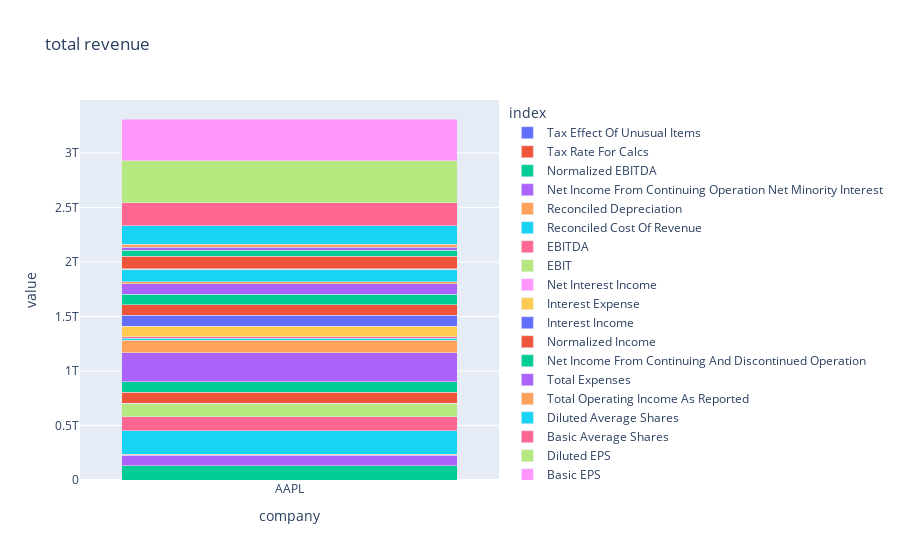

The notebook cell this image was saved under:
### Code cell
import plotly.express as px

fig = px.bar(company_kpi[~company_kpi.index.isin(['Total Revenue', 'Operating Revenue'])], x="company", y="value", color = 'index', title="total revenue")
fig.update_layout(barmode="stack")
fig.show()

### Figure 1 — Plotly figure (JSON) as saved in the notebook; plotly's stock layout.template omitted (floating-point values rounded to 4 significant figures)
{"data": [{"alignmentgroup": "True", "hovertemplate": "index=Tax Effect Of Unusual Items<br>company=%{x}<br>value=%{y}<extra></extra>", "legendgroup": "Tax Effect Of Unusual Items", "marker": {"color": "#636efa", "pattern": {"shape": ""}}, "name": "Tax Effect Of Unusual Items", "offsetgroup": "Tax Effect Of Unusual Items", "orientation": "v", "showlegend": true, "textposition": "auto", "type": "bar", "x": ["AAPL"], "xaxis": "x", "y": [0], "yaxis": "y"}, {"alignmentgroup": "True", "hovertemplate": "index=Tax Rate For Calcs<br>company=%{x}<br>value=%{y}<extra></extra>", "legendgroup": "Tax Rate For Calcs", "marker": {"color": "#EF553B", "pattern": {"shape": ""}}, "name": "Tax Rate For Calcs", "offsetgroup": "Tax Rate For Calcs", "orientation": "v", "showlegend": true, "textposition": "auto", "type": "bar", "x": ["AAPL"], "xaxis": "x", "y": [0.147], "yaxis": "y"}, {"alignmentgroup": "True", "hovertemplate": "index=Normalized EBITDA<br>company=%{x}<br>value=%{y}<extra></extra>", "legendgroup": "Normalized EBITDA", "marker": {"color": "#00cc96", "pattern": {"shape": ""}}, "name": "Normalized EBITDA", "offsetgroup": "Normalized EBITDA", "orientation": "v", "showlegend": true, "textposition": "auto", "type": "bar", "x": ["AAPL"], "xaxis": "x", "y": [129188000000], "yaxis": "y"}, {"alignmentgroup": "True", "hovertemplate": "index=Net Income From Continuing Operation Net Minority Interest<br>company=%{x}<br>value=%{y}<extra></extra>", "legendgroup": "Net Income From Continuing Operation Net Minority Interest", "marker": {"color": "#ab63fa", "pattern": {"shape": ""}}, "name": "Net Income From Continuing Operation Net Minority Interest", "offsetgroup": "Net Income From Continuing Operation Net Minority Interest", "orientation": "v", "showlegend": true, "textposition": "auto", "type": "bar", "x": ["AAPL"], "xaxis": "x", "y": [96995000000], "yaxis": "y"}, {"alignmentgroup": "True", "hovertemplate": "index=Reconciled Depreciation<br>company=%{x}<br>value=%{y}<extra></extra>", "legendgroup": "Reconciled Depreciation", "marker": {"color": "#FFA15A", "pattern": {"shape": ""}}, "name": "Reconciled Depreciation", "offsetgroup": "Reconciled Depreciation", "orientation": "v", "showlegend": true, "textposition": "auto", "type": "bar", "x": ["AAPL"], "xaxis": "x", "y": [11519000000], "yaxis": "y"}, {"alignmentgroup": "True", "hovertemplate": "index=Reconciled Cost Of Revenue<br>company=%{x}<br>value=%{y}<extra></extra>", "legendgroup": "Reconciled Cost Of Revenue", "marker": {"color": "#19d3f3", "pattern": {"shape": ""}}, "name": "Reconciled Cost Of Revenue", "offsetgroup": "Reconciled Cost Of Revenue", "orientation": "v", "showlegend": true, "textposition": "auto", "type": "bar", "x": ["AAPL"], "xaxis": "x", "y": [214137000000], "yaxis": "y"}, {"alignmentgroup": "True", "hovertemplate": "index=EBITDA<br>company=%{x}<br>value=%{y}<extra></extra>", "legendgroup": "EBITDA", "marker": {"color": "#FF6692", "pattern": {"shape": ""}}, "name": "EBITDA", "offsetgroup": "EBITDA", "orientation": "v", "showlegend": true, "textposition": "auto", "type": "bar", "x": ["AAPL"], "xaxis": "x", "y": [129188000000], "yaxis": "y"}, {"alignmentgroup": "True", "hovertemplate": "index=EBIT<br>company=%{x}<br>value=%{y}<extra></extra>", "legendgroup": "EBIT", "marker": {"color": "#B6E880", "pattern": {"shape": ""}}, "name": "EBIT", "offsetgroup": "EBIT", "orientation": "v", "showlegend": true, "textposition": "auto", "type": "bar", "x": ["AAPL"], "xaxis": "x", "y": [117669000000], "yaxis": "y"}, {"alignmentgroup": "True", "hovertemplate": "index=Net Interest Income<br>company=%{x}<br>value=%{y}<extra></extra>", "legendgroup": "Net Interest Income", "marker": {"color": "#FF97FF", "pattern": {"shape": ""}}, "name": "Net Interest Income", "offsetgroup": "Net Interest Income", "orientation": "v", "showlegend": true, "textposition": "auto", "type": "bar", "x": ["AAPL"], "xaxis": "x", "y": [-183000000], "yaxis": "y"}, {"alignmentgroup": "True", "hovertemplate": "index=Interest Expense<br>company=%{x}<br>value=%{y}<extra></extra>", "legendgroup": "Interest Expense", "marker": {"color": "#FECB52", "pattern": {"shape": ""}}, "name": "Interest Expense", "offsetgroup": "Interest Expense", "orientation": "v", "showlegend": true, "textposition": "auto", "type": "bar", "x": ["AAPL"], "xaxis": "x", "y": [3933000000], "yaxis": "y"}, {"alignmentgroup": "True", "hovertemplate": "index=Interest Income<br>company=%{x}<br>value=%{y}<extra></extra>", "legendgroup": "Interest Income", "marker": {"color": "#636efa", "pattern": {"shape": ""}}, "name": "Interest Income", "offsetgroup": "Interest Income", "orientation": "v", "showlegend": true, "textposition": "auto", "type": "bar", "x": ["AAPL"], "xaxis": "x", "y": [3750000000], "yaxis": "y"}, {"alignmentgroup": "True", "hovertemplate": "index=Normalized Income<br>company=%{x}<br>value=%{y}<extra></extra>", "legendgroup": "Normalized Income", "marker": {"color": "#EF553B", "pattern": {"shape": ""}}, "name": "Normalized Income", "offsetgroup": "Normalized Income", "orientation": "v", "showlegend": true, "textposition": "auto", "type": "bar", "x": ["AAPL"], "xaxis": "x", "y": [96995000000], "yaxis": "y"}, {"alignmentgroup": "True", "hovertemplate": "index=Net Income From Continuing And Discontinued Operation<br>company=%{x}<br>value=%{y}<extra></extra>", "legendgroup": "Net Income From Continuing And Discontinued Operation", "marker": {"color": "#00cc96", "pattern": {"shape": ""}}, "name": "Net Income From Continuing And Discontinued Operation", "offsetgroup": "Net Income From Continuing And Discontinued Operation", "orientation": "v", "showlegend": true, "textposition": "auto", "type": "bar", "x": ["AAPL"], "xaxis": "x", "y": [96995000000], "yaxis": "y"}, {"alignmentgroup": "True", "hovertemplate": "index=Total Expenses<br>company=%{x}<br>value=%{y}<extra></extra>", "legendgroup": "Total Expenses", "marker": {"color": "#ab63fa", "pattern": {"shape": ""}}, "name": "Total Expenses", "offsetgroup": "Total Expenses", "orientation": "v", "showlegend": true, "textposition": "auto", "type": "bar", "x": ["AAPL"], "xaxis": "x", "y": [268984000000], "yaxis": "y"}, {"alignmentgroup": "True", "hovertemplate": "index=Total Operating Income As Reported<br>company=%{x}<br>value=%{y}<extra></extra>", "legendgroup": "Total Operating Income As Reported", "marker": {"color": "#FFA15A", "pattern": {"shape": ""}}, "name": "Total Operating Income As Reported", "offsetgroup": "Total Operating Income As Reported", "orientation": "v", "showlegend": true, "textposition": "auto", "type": "bar", "x": ["AAPL"], "xaxis": "x", "y": [114301000000], "yaxis": "y"}, {"alignmentgroup": "True", "hovertemplate": "index=Diluted Average Shares<br>company=%{x}<br>value=%{y}<extra></extra>", "legendgroup": "Diluted Average Shares", "marker": {"color": "#19d3f3", "pattern": {"shape": ""}}, "name": "Diluted Average Shares", "offsetgroup": "Diluted Average Shares", "orientation": "v", "showlegend": true, "textposition": "auto", "type": "bar", "x": ["AAPL"], "xaxis": "x", "y": [15812547000], "yaxis": "y"}, {"alignmentgroup": "True", "hovertemplate": "index=Basic Average Shares<br>company=%{x}<br>value=%{y}<extra></extra>", "legendgroup": "Basic Average Shares", "marker": {"color": "#FF6692", "pattern": {"shape": ""}}, "name": "Basic Average Shares", "offsetgroup": "Basic Average Shares", "orientation": "v", "showlegend": true, "textposition": "auto", "type": "bar", "x": ["AAPL"], "xaxis": "x", "y": [15744231000], "yaxis": "y"}, {"alignmentgroup": "True", "hovertemplate": "index=Diluted EPS<br>company=%{x}<br>value=%{y}<extra></extra>", "legendgroup": "Diluted EPS", "marker": {"color": "#B6E880", "pattern": {"shape": ""}}, "name": "Diluted EPS", "offsetgroup": "Diluted EPS", "orientation": "v", "showlegend": true, "textposition": "auto", "type": "bar", "x": ["AAPL"], "xaxis": "x", "y": [6.13], "yaxis": "y"}, {"alignmentgroup": "True", "hovertemplate": "index=Basic EPS<br>company=%{x}<br>value=%{y}<extra></extra>", "legendgroup": "Basic EPS", "marker": {"color": "#FF97FF", "pattern": {"shape": ""}}, "name": "Basic EPS", "offsetgroup": "Basic EPS", "orientation": "v", "showlegend": true, "textposition": "auto", "type": "bar", "x": ["AAPL"], "xaxis": "x", "y": [6.16], "yaxis": "y"}, {"alignmentgroup": "True", "hovertemplate": "index=Diluted NI Availto Com Stockholders<br>company=%{x}<br>value=%{y}<extra></extra>", "legendgroup": "Diluted NI Availto Com Stockholders", "marker": {"color": "#FECB52", "pattern": {"shape": ""}}, "name": "Diluted NI Availto Com Stockholders", "offsetgroup": "Diluted NI Availto Com Stockholders", "orientation": "v", "showlegend": true, "textposition": "auto", "type": "bar", "x": ["AAPL"], "xaxis": "x", "y": [96995000000], "yaxis": "y"}, {"alignmentgroup": "True", "hovertemplate": "index=Net Income Common Stockholders<br>company=%{x}<br>value=%{y}<extra></extra>", "legendgroup": "Net Income Common Stockholders", "marker": {"color": "#636efa", "pattern": {"shape": ""}}, "name": "Net Income Common Stockholders", "offsetgroup": "Net Income Common Stockholders", "orientation": "v", "showlegend": true, "textposition": "auto", "type": "bar", "x": ["AAPL"], "xaxis": "x", "y": [96995000000], "yaxis": "y"}, {"alignmentgroup": "True", "hovertemplate": "index=Net Income<br>company=%{x}<br>value=%{y}<extra></extra>", "legendgroup": "Net Income", "marker": {"color": "#EF553B", "pattern": {"shape": ""}}, "name": "Net Income", "offsetgroup": "Net Income", "orientation": "v", "showlegend": true, "textposition": "auto", "type": "bar", "x": ["AAPL"], "xaxis": "x", "y": [96995000000], "yaxis": "y"}, {"alignmentgroup": "True", "hovertemplate": "index=Net Income Including Noncontrolling Interests<br>company=%{x}<br>value=%{y}<extra></extra>", "legendgroup": "Net Income Including Noncontrolling Interests", "marker": {"color": "#00cc96", "pattern": {"shape": ""}}, "name": "Net Income Including Noncontrolling Interests", "offsetgroup": "Net Income Including Noncontrolling Interests", "orientation": "v", "showlegend": true, "textposition": "auto", "type": "bar", "x": ["AAPL"], "xaxis": "x", "y": [96995000000], "yaxis": "y"}, {"alignmentgroup": "True", "hovertemplate": "index=Net Income Continuous Operations<br>company=%{x}<br>value=%{y}<extra></extra>", "legendgroup": "Net Income Continuous Operations", "marker": {"color": "#ab63fa", "pattern": {"shape": ""}}, "name": "Net Income Continuous Operations", "offsetgroup": "Net Income Continuous Operations", "orientation": "v", "showlegend": true, "textposition": "auto", "type": "bar", "x": ["AAPL"], "xaxis": "x", "y": [96995000000], "yaxis": "y"}, {"alignmentgroup": "True", "hovertemplate": "index=Tax Provision<br>company=%{x}<br>value=%{y}<extra></extra>", "legendgroup": "Tax Provision", "marker": {"color": "#FFA15A", "pattern": {"shape": ""}}, "name": "Tax Provision", "offsetgroup": "Tax Provision", "orientation": "v", "showlegend": true, "textposition": "auto", "type": "bar", "x": ["AAPL"], "xaxis": "x", "y": [16741000000], "yaxis": "y"}, {"alignmentgroup": "True", "hovertemplate": "index=Pretax Income<br>company=%{x}<br>value=%{y}<extra></extra>", "legendgroup": "Pretax Income", "marker": {"color": "#19d3f3", "pattern": {"shape": ""}}, "name": "Pretax Income", "offsetgroup": "Pretax Income", "orientation": "v", "showlegend": true, "textposition": "auto", "type": "bar", "x": ["AAPL"], "xaxis": "x", "y": [113736000000], "yaxis": "y"}, {"alignmentgroup": "True", "hovertemplate": "index=Other Income Expense<br>company=%{x}<br>value=%{y}<extra></extra>", "legendgroup": "Other Income Expense", "marker": {"color": "#FF6692", "pattern": {"shape": ""}}, "name": "Other Income Expense", "offsetgroup": "Other Income Expense", "orientation": "v", "showlegend": true, "textposition": "auto", "type": "bar", "x": ["AAPL"], "xaxis": "x", "y": [-382000000], "yaxis": "y"}, {"alignmentgroup": "True", "hovertemplate": "index=Other Non Operating Income Expenses<br>company=%{x}<br>value=%{y}<extra></extra>", "legendgroup": "Other Non Operating Income Expenses", "marker": {"color": "#B6E880", "pattern": {"shape": ""}}, "name": "Other Non Operating Income Expenses", "offsetgroup": "Other Non Operating Income Expenses", "orientation": "v", "showlegend": true, "textposition": "auto", "type": "bar", "x": ["AAPL"], "xaxis": "x", "y": [-382000000], "yaxis": "y"}, {"alignmentgroup": "True", "hovertemplate": "index=Net Non Operating Interest Income Expense<br>company=%{x}<br>value=%{y}<extra></extra>", "legendgroup": "Net Non Operating Interest Income Expense", "marker": {"color": "#FF97FF", "pattern": {"shape": ""}}, "name": "Net Non Operating Interest Income Expense", "offsetgroup": "Net Non Operating Interest Income Expense", "orientation": "v", "showlegend": true, "textposition": "auto", "type": "bar", "x": ["AAPL"], "xaxis": "x", "y": [-183000000], "yaxis": "y"}, {"alignmentgroup": "True", "hovertemplate": "index=Interest Expense Non Operating<br>company=%{x}<br>value=%{y}<extra></extra>", "legendgroup": "Interest Expense Non Operating", "marker": {"color": "#FECB52", "pattern": {"shape": ""}}, "name": "Interest Expense Non Operating", "offsetgroup": "Interest Expense Non Operating", "orientation": "v", "showlegend": true, "textposition": "auto", "type": "bar", "x": ["AAPL"], "xaxis": "x", "y": [3933000000], "yaxis": "y"}, {"alignmentgroup": "True", "hovertemplate": "index=Interest Income Non Operating<br>company=%{x}<br>value=%{y}<extra></extra>", "legendgroup": "Interest Income Non Operating", "marker": {"color": "#636efa", "pattern": {"shape": ""}}, "name": "Interest Income Non Operating", "offsetgroup": "Interest Income Non Operating", "orientation": "v", "showlegend": true, "textposition": "auto", "type": "bar", "x": ["AAPL"], "xaxis": "x", "y": [3750000000], "yaxis": "y"}, {"alignmentgroup": "True", "hovertemplate": "index=Operating Income<br>company=%{x}<br>value=%{y}<extra></extra>", "legendgroup": "Operating Income", "marker": {"color": "#EF553B", "pattern": {"shape": ""}}, "name": "Operating Income", "offsetgroup": "Operating Income", "orientation": "v", "showlegend": true, "textposition": "auto", "type": "bar", "x": ["AAPL"], "xaxis": "x", "y": [114301000000], "yaxis": "y"}, {"alignmentgroup": "True", "hovertemplate": "index=Operating Expense<br>company=%{x}<br>value=%{y}<extra></extra>", "legendgroup": "Operating Expense", "marker": {"color": "#00cc96", "pattern": {"shape": ""}}, "name": "Operating Expense", "offsetgroup": "Operating Expense", "orientation": "v", "showlegend": true, "textposition": "auto", "type": "bar", "x": ["AAPL"], "xaxis": "x", "y": [54847000000], "yaxis": "y"}, {"alignmentgroup": "True", "hovertemplate": "index=Research And Development<br>company=%{x}<br>value=%{y}<extra></extra>", "legendgroup": "Research And Development", "marker": {"color": "#ab63fa", "pattern": {"shape": ""}}, "name": "Research And Development", "offsetgroup": "Research And Development", "orientation": "v", "showlegend": true, "textposition": "auto", "type": "bar", "x": ["AAPL"], "xaxis": "x", "y": [29915000000], "yaxis": "y"}, {"alignmentgroup": "True", "hovertemplate": "index=Selling General And Administration<br>company=%{x}<br>value=%{y}<extra></extra>", "legendgroup": "Selling General And Administration", "marker": {"color": "#FFA15A", "pattern": {"shape": ""}}, "name": "Selling General And Administration", "offsetgroup": "Selling General And Administration", "orientation": "v", "showlegend": true, "textposition": "auto", "type": "bar", "x": ["AAPL"], "xaxis": "x", "y": [24932000000], "yaxis": "y"}, {"alignmentgroup": "True", "hovertemplate": "index=Gross Profit<br>company=%{x}<br>value=%{y}<extra></extra>", "legendgroup": "Gross Profit", "marker": {"color": "#19d3f3", "pattern": {"shape": ""}}, "name": "Gross Profit", "offsetgroup": "Gross Profit", "orientation": "v", "showlegend": true, "textposition": "auto", "type": "bar", "x": ["AAPL"], "xaxis": "x", "y": [169148000000], "yaxis": "y"}, {"alignmentgroup": "True", "hovertemplate": "index=Cost Of Revenue<br>company=%{x}<br>value=%{y}<extra></extra>", "legendgroup": "Cost Of Revenue", "marker": {"color": "#FF6692", "pattern": {"shape": ""}}, "name": "Cost Of Revenue", "offsetgroup": "Cost Of Revenue", "orientation": "v", "showlegend": true, "textposition": "auto", "type": "bar", "x": ["AAPL"], "xaxis": "x", "y": [214137000000], "yaxis": "y"}, {"alignmentgroup": "True", "hovertemplate": "index=Total Revenue<br>company=%{x}<br>value=%{y}<extra></extra>", "legendgroup": "Total Revenue", "marker": {"color": "#B6E880", "pattern": {"shape": ""}}, "name": "Total Revenue", "offsetgroup": "Total Revenue", "orientation": "v", "showlegend": true, "textposition": "auto", "type": "bar", "x": ["AAPL"], "xaxis": "x", "y": [383285000000], "yaxis": "y"}, {"alignmentgroup": "True", "hovertemplate": "index=Operating Revenue<br>company=%{x}<br>value=%{y}<extra></extra>", "legendgroup": "Operating Revenue", "marker": {"color": "#FF97FF", "pattern": {"shape": ""}}, "name": "Operating Revenue", "offsetgroup": "Operating Revenue", "orientation": "v", "showlegend": true, "textposition": "auto", "type": "bar", "x": ["AAPL"], "xaxis": "x", "y": [383285000000], "yaxis": "y"}], "layout": {"barmode": "stack", "legend": {"title": {"text": "index"}, "tracegroupgap": 0}, "title": {"text": "total revenue"}, "xaxis": {"anchor": "y", "domain": [0, 1], "title": {"text": "company"}}, "yaxis": {"anchor": "x", "domain": [0, 1], "title": {"text": "value"}}}}
